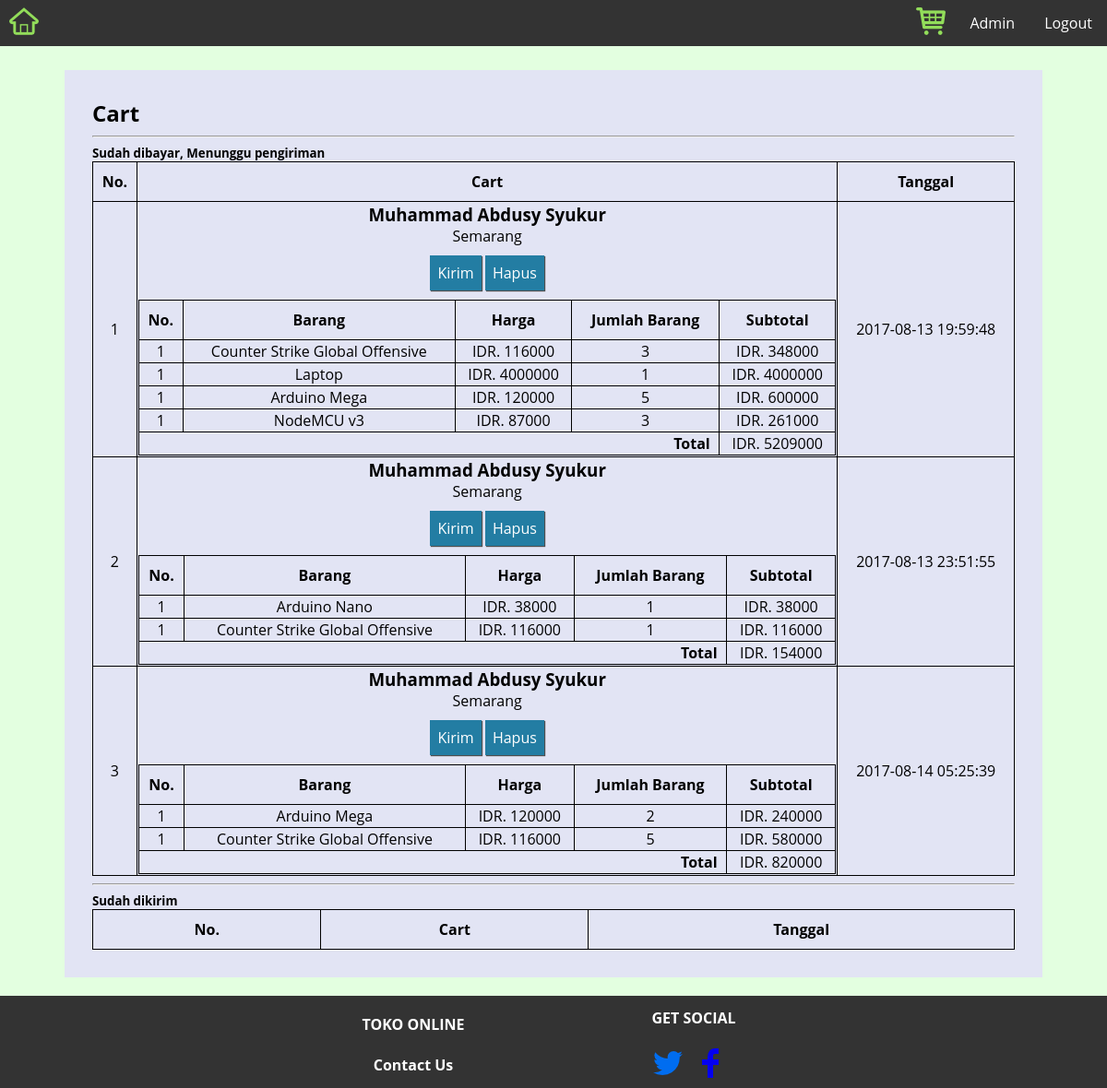
The page /admin_cart_page.php (signed in) on the database its author committed.
### tables this page shows
CREATE TABLE `webprog_cart` (
  `cart_id` int(11) NOT NULL,
  `user_id` int(11) NOT NULL,
  `cart_jasa_kirim` int(11) NOT NULL,
  `cart_tanggal_tambah` varchar(255) NOT NULL,
  `cart_transaksi` int(11) NOT NULL
);

CREATE TABLE `webprog_user` (
  `user_id` int(11) NOT NULL,
  `user_jenis` int(11) NOT NULL,
  `user_nama` varchar(255) NOT NULL,
  `user_email` varchar(255) NOT NULL,
  `user_username` varchar(255) NOT NULL,
  `user_password` varchar(255) NOT NULL,
  `user_alamat` varchar(255) NOT NULL,
  `user_nohp` varchar(255) NOT NULL,
  `user_tanggal_daftar` varchar(255) NOT NULL
);

CREATE TABLE `webprog_cart_item` (
  `cart_item_id` int(11) NOT NULL,
  `cart_id` int(11) NOT NULL,
  `barang_id` int(11) NOT NULL,
  `cart_item_jumlah` int(11) NOT NULL,
  `cart_item_keterangan` varchar(255) NOT NULL,
  `cart_item_tanggal_tambah` varchar(255) NOT NULL
);

CREATE TABLE `webprog_barang` (
  `barang_id` int(11) NOT NULL,
  `barang_nama` varchar(255) NOT NULL,
  `barang_harga` int(11) NOT NULL,
  `barang_kategori` int(11) NOT NULL,
  `barang_jumlah` int(11) NOT NULL,
  `barang_gambar` varchar(255) NOT NULL,
  `barang_tanggal_tambah` varchar(255) NOT NULL,
  `barang_keterangan` varchar(1024) NOT NULL
);

### config.php (called while the page is built, shortened)
<?php
	$server = "localhost";
	$username = "root";
	$password = "";
	$database = "webprog_tr";
	$conn = new mysqli($server, $username, $password, $database);
	function getUserByID($id)
	{
		global $conn;
		$message = new ObjectMessage();
		$sql = "select * from webprog_user where user_id=$id;";
		$result = $conn->query($sql);
		if($result->num_rows<1)
		{
			$message->message = "User tidak ada";
			$message->sukses = 0;
		}
		else
		{
			$data = $result->fetch_assoc();
			$user = new ObjectUser();
			$user->id = $data['user_id'];
			$user->jenis = $data['user_jenis'];
			$user->nama = $data['user_nama'];
			$user->email = $data['user_email'];
			$user->username = $data['user_username'];
			$user->password = $data['user_password'];
			$user->alamat = $data['user_alamat'];
			$user->ho_hp = $data['user_nohp'];
			$message->message = "User ditemukan";
			$message->sukses = 1;
			$message->isi = $user;
		}
		return $message;
	}
				?>
				<?php
	function getBarangByID($id)
	{
		global $conn;
		$sql = "SELECT * FROM WEBPROG_BARANG WHERE BARANG_ID = '$id'";
		$result = $conn->query($sql);
		$message = new ObjectMessage();
		$message->sukses = 0;
		$num_result = $result->num_rows;
		if($num_result>0)
		{
			$data = $result->fetch_assoc();
			$barang = new ObjectBarang();
			$barang->id = $data['barang_id'];
			$barang->nama = $data['barang_nama'];
			$barang->harga = $data['barang_harga'];
			$barang->kategori = $data['barang_kategori'];
			$barang->jumlah = $data['barang_jumlah'];
			$barang->gambar = $data['barang_gambar'];
			$barang->tanggal_tambah = $data['barang_tanggal_tambah'];
			$barang->keterangan = $data['barang_keterangan'];
			$message->message = "Barang ditemukan";
			$message->sukses = 1;
			$message->isi = $barang;
		}
		return $message;
	}
	function getCartByTransaction($transaksi=0)
	{
		global $conn;
		$message = new ObjectMessage();
		$message->sukses = 0;
		$sql = "SELECT * FROM `webprog_cart` WHERE cart_transaksi = $transaksi";
		$result = $conn->query($sql);
		if($result->num_rows > 0)
		{
			$message->sukses = 1;
			$data = array();
			while($rows = $result->fetch_assoc())
			{
				$cart = new ObjectCart();
				$cart->id = $rows['cart_id'];
				$cart->user_id = $rows['user_id'];
				$cart->jasa_kirim = $rows['cart_jasa_kirim'];
				$cart->tanggal_tambah = $rows['cart_tanggal_tambah'];
				$cart->transaksi = $rows['cart_transaksi'];
				$data[] = $cart;
			}
			$message->sukses = 1;
			$message->message = "Cart ada";
			$message->isi = $data;
		}
		else
		{
			$message->message = "Cart tidak ada";
		}
		return $message;
	}
	function getAllCartItemByCart($cart)
	{
		global $conn;
		$sql = "SELECT * FROM `webprog_cart_item` WHERE cart_id=$cart";
		$result = $conn->query($sql);
		$message = new ObjectMessage();
		$message->sukses = 0;
		$num_result = $result->num_rows;
		if($num_result>0)
		{
			$message->sukses = 1;
			$data = array();
			while($rows = $result->fetch_assoc())
			{
				$cart_item = new ObjectCartItem();
				$cart_item->id = $rows['cart_item_id'];
				$cart_item->cart_id = $rows['cart_id'];
				$cart_item->barang_id = $rows['barang_id'];
				$cart_item->jumlah = $rows['cart_item_jumlah'];
				$cart_item->keterangan= $rows['cart_item_keterangan'];
				$cart_item->tanggal_tambah = $rows['cart_item_tanggal_tambah'];
				$data[] = $cart_item;
			}
			$message->isi = $data;
		}
		return $message;
	}
	function getAllCartItemByTransaksi($transaksi=0)
	{
		$message = new ObjectMessage();
		$message->sukses = 1;
		$cart = getCartByTransaction($transaksi);
		if(count($cart->isi)>0)
		{
			foreach($cart->isi as $data)
			{
				$cart_item = getAllCartItemByCart($data->id);
				$data->item = $cart_item->isi;
			}
		}
		$message->isi = $cart;
		return $message;
	}
?>

### admin_cart_page.php (the view, shortened to what this page needs)
<?php
	include 'header.php';
?>
<section>
	<div class="admin-page">
		<h2 class="nomargin">Cart</h2>
		<hr/>
		<h5 class="nomargin">Sudah dibayar, Menunggu pengiriman</h5>
		<table style="width: 100%;">
			<tr>
				<th>No.</th>
				<th>Cart</th>
				<th>Tanggal</th>
			</tr>
			<tr>
				<?php
					$jumlah_cart = 1;
					$data = getAllCartItemByTransaksi(1);
					$cart = $data->isi;
					if(count($cart->isi)>0)
					{
						foreach($cart->isi as $cart_data)
						{
							$jumlah = 1;
							$total = 0;
							$user = getUserByID($cart_data->user_id);
							echo '<tr>';
								echo '<td>'.$jumlah_cart.'</td>';
								echo '<td>';
									?>
										<div class="cart-user-info">
											<h3 class="nomargin"><?php echo $user->isi->nama;?></h3>
											<span><?php echo $user->isi->alamat;?></span>
											<br/>
											<a class="button" href="?kirim=<?php echo $cart_data->id;?>">Kirim</a>
											<a class="button" href="?hapus-cart=<?php echo $cart_data->id;?>">Hapus</a>
										</div>
										<table style="width: 100%;">
											<tr>
												<th>
													No.
												</th>
												<th>
													Barang
												</th>
												<th>
													Harga
												</th>
												<th>
													Jumlah Barang
												</th>
												<th>
													Subtotal
												</th>
											</tr>
											<?php
												if(count($cart_data->item)>0)
												{
													foreach($cart_data->item as $cart_item_data)
													{
														$barang = getBarangByID($cart_item_data->barang_id);
														$subtotal = $cart_item_data->jumlah*$barang->isi->harga;
														echo '	<tr>
																	<td class="nomor_cart">
																		'.$jumlah.'
																	</td>
																	<td class="nama_cart">
																		'.$barang->isi->nama.'
																	</td>
																	<td class="harga_cart">
																		IDR. '.$barang->isi->harga.'
																	</td>
																	<td class="jumlah_cart">
																		'.$cart_item_data->jumlah.'
																	</td>
																	<td class="subtotal_cart">
																		IDR. '.$subtotal.'
																	</td>
																</tr>';
														$total = $total+$subtotal;
													}
												}
											?>
											<tr>
												<td colspan="4" style="text-align: right;">
													<b>Total</b>&nbsp;&nbsp;
												</td>
												<td>
													IDR. <?php echo $total;?>
												</td>
											</tr>
										</table>
									<?php
								echo '</td>';
								echo '<td>'.$cart_data->tanggal_tambah.'</td>';
							echo '</tr>';
							$jumlah_cart = $jumlah_cart+1;
						}
					}
				?>
			</tr>
		</table>
		<hr/>
		<h5 class="nomargin">Sudah dikirim</h5>
		<table style="width: 100%;">
			<tr>
				<th>No.</th>
				<th>Cart</th>
				<th>Tanggal</th>
			</tr>
		</table>
	</div>
</section>
<?php
	include('footer.php');
?>

### css/style.css (style rules this page uses)
body { margin-top: 4%; margin: auto; min-width: 700px; font-family:Open Sans, Tahoma, sans-serif, Arial; }
.nomargin { margin: 0px; }
div#container, body { height: 100vh; width: 100%; }
section { margin-bottom: 20px; margin-top: 20px; min-height: calc(100vh - 56px - 100px - 40px); width: 100%; }
div.admin-page { background-color: #E2E4F4; margin: auto; max-width: 1000px; padding: 30px; }
div.admin-page table { border-collapse: collapse; width: 100%; }
div.admin-page table tr th, div.admin-page table tr td { border: 1px solid #000; border-collapse: collapse; justify-content: center; margin: 0px; text-align: center; vertical-align: middle; }
div.admin-page table tr th { padding: 10px 5px; }
.button { background-color: #237DA3; border: none; box-shadow: 1px 1px 1px #4F4E4E; color: #fff; display: inline-block; margin: 10px 0px; padding: 8px; text-align: center; text-decoration: none; }

### rows shown on the page
webprog_cart: user.user_nama "Muhammad Abdusy Syukur", user.user_alamat "Semarang", total "5209000", cart_tanggal_tambah "2017-08-13 19:59:48"
webprog_cart_item: jumlah "1", barang.barang_nama "Counter Strike Global Offensive", barang.barang_harga "116000", cart_item_jumlah "3", cart_item_jumlah.barang_harga "348000"
webprog_cart_item: jumlah "1", barang.barang_nama "Laptop", barang.barang_harga "4000000", cart_item_jumlah "1", cart_item_jumlah.barang_harga "4000000"
webprog_cart_item: jumlah "1", barang.barang_nama "Arduino Mega", barang.barang_harga "120000", cart_item_jumlah "5", cart_item_jumlah.barang_harga "600000"
webprog_cart_item: jumlah "1", barang.barang_nama "NodeMCU v3", barang.barang_harga "87000", cart_item_jumlah "3", cart_item_jumlah.barang_harga "261000"
webprog_cart: user.user_nama "Muhammad Abdusy Syukur", user.user_alamat "Semarang", total "154000", cart_tanggal_tambah "2017-08-13 23:51:55"
webprog_cart_item: jumlah "1", barang.barang_nama "Arduino Nano", barang.barang_harga "38000", cart_item_jumlah "1", cart_item_jumlah.barang_harga "38000"
webprog_cart_item: jumlah "1", barang.barang_nama "Counter Strike Global Offensive", barang.barang_harga "116000", cart_item_jumlah "1", cart_item_jumlah.barang_harga "116000"
webprog_cart: user.user_nama "Muhammad Abdusy Syukur", user.user_alamat "Semarang", total "820000", cart_tanggal_tambah "2017-08-14 05:25:39"
webprog_cart_item: jumlah "1", barang.barang_nama "Arduino Mega", barang.barang_harga "120000", cart_item_jumlah "2", cart_item_jumlah.barang_harga "240000"
webprog_cart_item: jumlah "1", barang.barang_nama "Counter Strike Global Offensive", barang.barang_harga "116000", cart_item_jumlah "5", cart_item_jumlah.barang_harga "580000"
